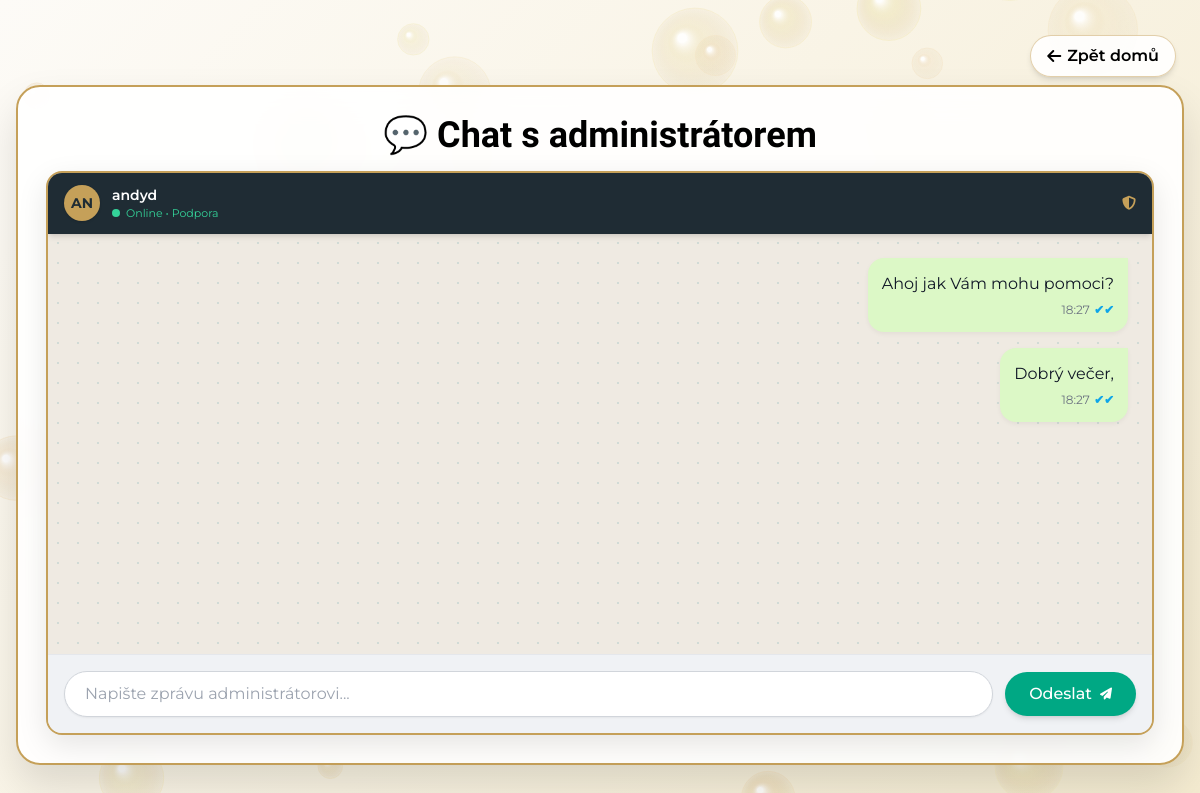
Page /zpravy/chat/ (signed in) on the committed database.
### zpravy/models/administrator.py (models this page shows, shortened)
class ChatMessage(models.Model):
  sender = models.ForeignKey(
      User, on_delete=models.CASCADE, related_name='sent_messages'
  )
  receiver = models.ForeignKey(
      User, on_delete=models.CASCADE, related_name='received_messages'
  )
  message = models.TextField()
  timestamp = models.DateTimeField(auto_now_add=True)
  is_read = models.BooleanField(default=False)

### zpravy/views/administrator/administrator.py (the view, shortened to what this page needs)
@login_required
def chat_admin(request):
  admin_user = User.objects.filter(is_superuser=True).first()
  zpravy = (
      ChatMessage.objects.filter(
          Q(sender=request.user, receiver=admin_user)
          | Q(sender=admin_user, receiver=request.user)
      ).order_by('timestamp')
      if admin_user
      else []
  )
  return render(
      request,
      'zpravy/administrator/chat/chat_admin.html',
      {'zpravy': zpravy, 'admin_user': admin_user},
  )

### zpravy/templates/zpravy/administrator/chat/chat_admin.html (shortened to what this page needs)
<!DOCTYPE html>
<html lang="cs">
<head>
    <script src="https://cdn.tailwindcss.com"></script>
    <link rel="stylesheet" href="https://cdnjs.cloudflare.com/ajax/libs/font-awesome/6.4.0/css/all.min.css">
</head>
<body class="relative">
    <div class="page-wrapper">
        <div class="w-full max-w-[1200px] flex justify-end mb-2 pr-2 z-20">
            <a href="{% url 'domovsky' %}" class="text-sm sm:text-base font-semibold text-black hover:underline flex items-center gap-1.5 bg-white/90 px-4 py-2 rounded-full border border-[#c5a059]/50 shadow-md transition-all hover:bg-white">
                <i class="fa-solid fa-arrow-left"></i> Zpět domů
            </a>
        </div>
        <div class="glass-panel p-5 sm:p-7 max-h-[89vh] h-[85vh]">
            <div class="flex items-center justify-center mb-4 flex-shrink-0">
                <h1 class="font-charm text-3xl sm:text-4xl font-bold text-black text-center">
                    💬 Chat s administrátorem
                </h1>
            </div>
            <div class="chat-container">
                <div class="bg-[#1f2c34] text-white py-3 px-4 flex items-center justify-between shadow-md flex-shrink-0">
                    <div class="flex items-center gap-3">
                        <div class="w-9 h-9 rounded-full bg-[#c5a059] flex items-center justify-center font-bold text-[#1f2c34] shadow text-sm">
                            {% if admin_user %}{{ admin_user.username|slice:":2"|upper }}{% else %}AN{% endif %}
                        </div>
                        <div>
                            <h4 class="font-semibold text-sm">
                                {% if admin_user %}{{ admin_user.username }}{% else %}Administrátor{% endif %}
                            </h4>
                            <p class="text-[11px] text-emerald-400 flex items-center gap-1.5">
                                <span class="w-2 h-2 rounded-full bg-emerald-400 inline-block animate-pulse"></span>
                                Online • Podpora
                            </p>
                        </div>
                    </div>
                    <div class="text-gray-300 text-sm">
                        <i class="fa-solid fa-shield-halved text-[#c5a059]"></i>
                    </div>
                </div>
                <div class="flex-1 p-4 sm:p-6 overflow-y-auto flex flex-col gap-4">
                    {% if zpravy %}
                        {% for msg in zpravy %}
                            {% if msg.sender == request.user %}
                                <div class="flex items-end gap-2 max-w-[80%] sm:max-w-[70%] ml-auto flex-row-reverse">
                                    <div class="chat-bubble-out p-3.5 text-gray-900">
                                        <p>{{ msg.message }}</p>
                                        <div class="text-xs text-gray-500 text-right mt-1.5 flex items-center justify-end gap-1">
                                            {{ msg.timestamp|time:"H:i" }} <span class="text-sky-500 font-bold">&#10004;&#10004;</span>
                                        </div>
                                    </div>
                                </div>
                            {% endif %}
                        {% endfor %}
                    {% else %}
                        <div class="text-center text-gray-500 my-auto text-base">
                            Zatím zde nejsou žádné zprávy. Napište administrátorovi první zprávu níže!
                        </div>
                    {% endif %}
                </div>
                <form method="POST" class="bg-[#f0f2f5] p-3 sm:p-4 border-t border-gray-200 flex items-center gap-3 flex-shrink-0">
                    <input type="text" name="zprava" placeholder="Napište zprávu administrátorovi..." required class="flex-1 bg-white border border-gray-300 rounded-full px-5 py-2.5 text-sm sm:text-base focus:outline-none focus:border-[#c5a059] shadow-sm">
                    <button type="submit" class="bg-[#00a884] hover:bg-[#008f6f] text-white px-5 sm:px-6 py-2.5 rounded-full font-medium text-sm sm:text-base transition-all shadow-md flex items-center gap-2">
                        <span>Odeslat</span>
                        <i class="fa-solid fa-paper-plane text-xs"></i>
                    </button>
                </form>
            </div>
        </div>
    </div>
</body>
</html>

### zpravy/templates/zpravy/administrator/chat/chat_admin.html (style rules this page uses)
:root { --font-script: 'Fairwater Script', 'Charm', cursive; --font-sans: 'Montserrat', sans-serif; --gold-accent: #c5a059; --gold-light: #dfc285; --glass-bg: rgba(255, 255, 255, 0.90); --glass-shadow: 0 20px 40px rgba(0, 0, 0, 0.12); }
* { box-sizing: border-box; margin: 0; padding: 0; }
body, html { height: 100vh; font-family: var(--font-sans); color: #2c3e50; overflow: hidden; background: linear-gradient(135deg, #fdfbf7 0%, #f4ebd0 100%); }
.font-charm { font-family: var(--font-script); }
.page-wrapper { position: relative; z-index: 10; height: 100vh; display: flex; flex-direction: column; justify-content: center; align-items: center; padding: 16px; max-width: 1200px; margin: 0 auto; }
.glass-panel { background: var(--glass-bg); backdrop-filter: blur(16px); -webkit-backdrop-filter: blur(16px); border: 2px solid var(--gold-accent); border-radius: 24px; box-shadow: var(--glass-shadow); width: 100%; display: flex; flex-direction: column; }
.chat-container { background: #efeae2; background-image: radial-gradient(#d1dbd6 1px, transparent 1px); background-size: 20px 20px; border-radius: 16px; overflow: hidden; border: 2px solid var(--gold-accent); box-shadow: 0 10px 30px rgba(0,0,0,0.1); flex: 1; display: flex; flex-direction: column; }
.chat-bubble-out { background: #dcf8c6; border-radius: 16px 0 16px 16px; box-shadow: 0 2px 5px rgba(0,0,0,0.05); font-size: 1rem; }

### rows in the picture
ChatMessage: message "Ahoj jak Vám mohu pomoci?", timestamp "18:27"
ChatMessage: message "Dobrý večer,", timestamp "18:27"

### other values in the picture
{{ admin_user.username|slice:":2"|upper }} "AN"
{{ admin_user.username }} "andyd"
